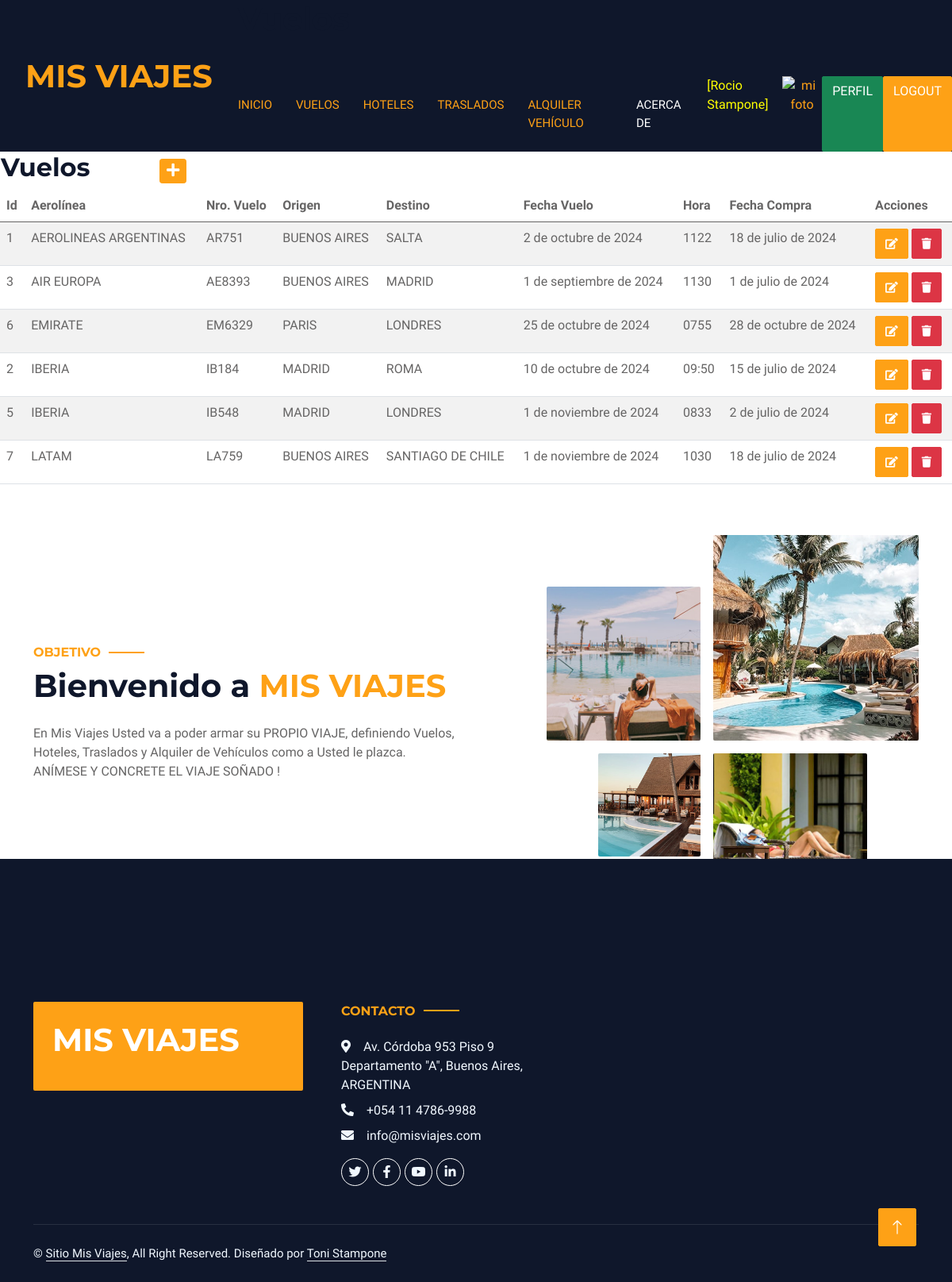
The page /vuelos/ (signed in) on the database its author committed.
### misrubros/models.py (models this page shows, shortened)
class Vuelo(models.Model):
    nombre       = models.CharField(max_length=50)
    numero       = models.CharField(max_length=10)
    origen       = models.CharField(max_length=50)
    destino      = models.CharField(max_length=50)
    fecha        = models.DateField()
    hora         = models.CharField(max_length=4)
    fecha_compra = models.DateField()
    class Meta:
        ordering = ["nombre"]

### misrubros/views.py (the view)
# urls.py: path('vuelos/', vuelos, name="vuelos"),
@login_required
def vuelos(request):
    contexto = {"vuelos": Vuelo.objects.all()}
    return render(request, "misrubros/vuelos.html", contexto)

### misrubros/templates/misrubros/vuelos.html
{% extends "misrubros/index.html" %}
{% block titulo %}
<h1 class="mb-5">Vuelos</h1>
{% endblock titulo %}
{% block contenido %}
<table>
    <tr>
        <td width="200"><h2>Vuelos</h2></td>
        <td>
            <a
            href="{% url 'vueloForm' %}"
            class="btn btn-primary btn-sm"
            ><i class="fa fa-plus fa-lg" title="Crear"> </i>
            </a>
        </td>
    </tr>
</table>
<table class="table table-striped">
    <thead>
        <tr>
            <th>Id</th>
            <th>Aerolínea</th>
            <th>Nro. Vuelo</th>
            <th>Origen</th>
            <th>Destino</th>
            <th>Fecha Vuelo</th>
            <th>Hora</th>
            <th>Fecha Compra</th>
            <th>Acciones</th>
        </tr>
    </thead>
    <tbody>
    {% for c in vuelos  %}
        <tr>
            <td>{{ c.id }}</td>
            <td>{{ c.nombre }}</td>
            <td>{{ c.numero }}</td>
            <td>{{ c.origen }}</td>
            <td>{{ c.destino }}</td>
            <td>{{ c.fecha }}</td>
            <td>{{ c.hora }}</td>
            <td>{{ c.fecha_compra }}</td>
            <td>
                <a
                  href="{% url 'vueloUpdate' c.id %}"
                  class="btn btn-primary"
                  style="--bs-btn-padding-y: .25rem; --bs-btn-padding-x: .5rem; --bs-btn-font-size: .75rem;"
                  ><i class="fa fa-edit fa-sm" title="Edit Record"></i>
                </a>
                <a
                  href="{% url 'vueloDelete' c.id %}"
                  class="btn btn-danger"
                  style="--bs-btn-padding-y: .25rem; --bs-btn-padding-x: .5rem; --bs-btn-font-size: .75rem;"
                  ><i class="fa fa-trash fa-sm" title="Delete Record"></i>
                </a>
            </td>
        </tr>
    {% endfor %}
    </tbody>
</table>
{% endblock contenido %}

### misrubros/templates/misrubros/index.html (shortened to what this page needs)
<!DOCTYPE html>
<html lang="en">
<head>
    {% load static %}
    <link href="https://cdnjs.cloudflare.com/ajax/libs/font-awesome/5.10.0/css/all.min.css" rel="stylesheet">
    <link href="https://cdn.jsdelivr.net/npm/bootstrap-icons@1.4.1/font/bootstrap-icons.css" rel="stylesheet">
    <link href="{% static 'lib/animate/animate.min.css' %}" rel="stylesheet">
    <link href="{% static 'lib/owlcarousel/assets/owl.carousel.min.css' %}" rel="stylesheet">
    <link href="{% static 'lib/tempusdominus/css/tempusdominus-bootstrap-4.min.css' %}" rel="stylesheet" />
    <link href="{% static 'css/bootstrap.min.css' %}" rel="stylesheet">
    <link href="{% static 'css/style.css' %}" rel="stylesheet">
</head>
<body>
    <div class="container-xxl bg-white p-0">
        <div class="container-fluid bg-dark px-0">
            <div class="row gx-0">
                <div class="col-lg-3 bg-dark d-none d-lg-block">
                    <a href="index.html" class="navbar-brand w-100 h-100 m-0 p-0 d-flex align-items-center justify-content-center">
                        <h1 class="m-0 text-primary text-uppercase">Mis Viajes</h1>
                    </a>
                </div>
                <div class="col-lg-9">
                    <header id = "masthead">
                        <div class = "container">
                        {% block titulo %}
                        {% endblock titulo %}
                    <nav class="navbar navbar-expand-lg bg-dark navbar-dark p-3 p-lg-0">
                        <div class="collapse navbar-collapse justify-content-between" id="navbarCollapse">
                            <div class="navbar-nav mr-auto py-0">
                                <a href="{% url 'comenzar' %}" class="nav-item nav-link active">Inicio</a>
                        {% if user.is_authenticated %}
                                <a href="{% url 'vuelos' %}" class="nav-item nav-link active">Vuelos</a>
                                <a href="{% url 'hoteles' %}" class="nav-item nav-link active">Hoteles</a>
                                <a href="{% url 'traslados' %}" class="nav-item nav-link active">Traslados</a>
                                <a href="{% url 'alquilerautos' %}" class="nav-item nav-link active">Alquiler Vehículo</a>
                                <a href="{% url 'acerca' %}" class="nav-item nav-link">Acerca de</a>
                                <p style="color:yellow"> [{{user.first_name}} {{user.last_name}}]</p>
                                <div class="text-center">
                                    <a href="{% url 'agregar_avatar' %}"><img src="{{ request.session.avatar }}" height="40px" weight="40px" alt="mi foto"></a>
                                </div>
                                <a class="btn btn-success" href="{% url 'perfil' %}">Perfil</a>
                                <a class="btn btn-primary" href="{% url 'logout' %}">Logout</a>
                        {% else %}
                                <a class="btn btn-primary" href="{% url 'login' %}">Login</a>
                                <a class="btn btn-success" href="{% url 'registro' %}">Registrate</a>
                        {% endif %}
                            </div>
                        </div>
                    </nav>
                    </header>
                </div>
            </div>
        </div>
        {% block contenido %}
        {% endblock contenido %}
        <div class="container-xxl py-5">
            <div class="container">
                <div class="row g-5 align-items-center">
                    <div class="col-lg-6">
                        <h6 class="section-title text-start text-primary text-uppercase">Objetivo</h6>
                        <h1 class="mb-4">Bienvenido a <span class="text-primary text-uppercase">Mis Viajes</span></h1>
                        <p class="mb-4">En Mis Viajes Usted va a poder armar su PROPIO VIAJE, definiendo Vuelos, Hoteles, Traslados y Alquiler de Vehículos como a Usted le plazca. ANÍMESE Y CONCRETE EL VIAJE SOÑADO !</p>
                    </div>
                    <div class="col-lg-6">
                        <div class="row g-3">
                            <div class="col-6 text-end">
                                <img class="img-fluid rounded w-75 wow zoomIn" data-wow-delay="0.1s" src="{% static 'img/about-1.jpg' %}" style="margin-top: 25%;">
                            </div>
                            <div class="col-6 text-start">
                                <img class="img-fluid rounded w-100 wow zoomIn" data-wow-delay="0.3s" src="{% static 'img/about-2.jpg' %}">
                            </div>
                            <div class="col-6 text-end">
                                <img class="img-fluid rounded w-50 wow zoomIn" data-wow-delay="0.5s" src="{% static 'img/about-3.jpg' %}">
                            </div>
                            <div class="col-6 text-start">
                                <img class="img-fluid rounded w-75 wow zoomIn" data-wow-delay="0.7s" src="{% static 'img/about-4.jpg' %}">
                            </div>
                        </div>
                    </div>
                </div>
            </div>
        </div>
        <div class="container-fluid bg-dark text-light footer wow fadeIn" data-wow-delay="0.1s">
            <div class="container pb-5">
                <div class="row g-5">
                    <div class="col-md-6 col-lg-4">
                        <div class="bg-primary rounded p-4">
                            <a href="index.html"><h1 class="text-white text-uppercase mb-3">Mis Viajes</h1></a>
                        </div>
                    </div>
                    <div class="col-md-6 col-lg-3">
                        <h6 class="section-title text-start text-primary text-uppercase mb-4">Contacto</h6>
                        <p class="mb-2"><i class="fa fa-map-marker-alt me-3"></i>Av. Córdoba 953 Piso 9 Departamento "A", Buenos Aires, ARGENTINA</p>
                        <p class="mb-2"><i class="fa fa-phone-alt me-3"></i>+054 11 4786-9988</p>
                        <p class="mb-2"><i class="fa fa-envelope me-3"></i>info@misviajes.com</p>
                        <div class="d-flex pt-2">
                            <a class="btn btn-outline-light btn-social" href=""><i class="fab fa-twitter"></i></a>
                            <a class="btn btn-outline-light btn-social" href=""><i class="fab fa-facebook-f"></i></a>
                            <a class="btn btn-outline-light btn-social" href=""><i class="fab fa-youtube"></i></a>
                            <a class="btn btn-outline-light btn-social" href=""><i class="fab fa-linkedin-in"></i></a>
                        </div>
                    </div>
                </div>
            </div>
            <div class="container">
                <div class="copyright">
                    <div class="row">
                        <div class="col-md-6 text-center text-md-start mb-3 mb-md-0">
                            &copy; <a class="border-bottom" href="#">Sitio Mis Viajes</a>, All Right Reserved.
							Diseñado por <a class="border-bottom" href="https://htmlcodex.com">Toni Stampone</a>
                        </div>
                    </div>
                </div>
            </div>
        </div>
        <a href="#" class="btn btn-lg btn-primary btn-lg-square back-to-top"><i class="bi bi-arrow-up"></i></a>
    </div>
</body>
</html>

### misrubros/static/css/style.css (style rules this page uses)
:root { --primary: #FEA116; --light: #F1F8FF; --dark: #0F172B; }
.back-to-top { position: fixed; display: none; right: 45px; bottom: 45px; z-index: 99; }
.btn { font-weight: 500; text-transform: uppercase; transition: .5s; }
.btn.btn-primary, .btn.btn-secondary { color: #FFFFFF; }
.btn-lg-square { width: 48px; height: 48px; }
.btn-square, .btn-sm-square, .btn-lg-square { padding: 0; display: flex; align-items: center; justify-content: center; font-weight: normal; border-radius: 2px; }
.navbar-dark .navbar-nav .nav-link { margin-right: 30px; padding: 25px 0; color: #FFFFFF; font-size: 15px; text-transform: uppercase; outline: none; }
.navbar-dark .navbar-nav .nav-link:hover, .navbar-dark .navbar-nav .nav-link.active { color: var(--primary); }
.section-title { position: relative; display: inline-block; }
.section-title::before { position: absolute; content: ""; width: 45px; height: 2px; top: 50%; left: -55px; margin-top: -1px; background: var(--primary); }
.section-title::after { position: absolute; content: ""; width: 45px; height: 2px; top: 50%; right: -55px; margin-top: -1px; background: var(--primary); }
.section-title.text-start::before, .section-title.text-end::after { display: none; }
.footer { position: relative; margin-top: -110px; padding-top: 180px; }
.footer .btn.btn-social { margin-right: 5px; width: 35px; height: 35px; display: flex; align-items: center; justify-content: center; color: var(--light); border: 1px solid #FFFFFF; border-radius: 35px; transition: .3s; }
.footer .copyright { padding: 25px 0; font-size: 15px; border-top: 1px solid rgba(256, 256, 256, .1); }
.footer .copyright a { color: var(--light); }

### rows shown on the page
Vuelo: id "1", nombre "AEROLINEAS ARGENTINAS", numero "AR751", origen "BUENOS AIRES", destino "SALTA", fecha "2 de octubre de 2024", hora "1122", fecha_compra "18 de julio de 2024"
Vuelo: id "3", nombre "AIR EUROPA", numero "AE8393", origen "BUENOS AIRES", destino "MADRID", fecha "1 de septiembre de 2024", hora "1130", fecha_compra "1 de julio de 2024"
Vuelo: id "6", nombre "EMIRATE", numero "EM6329", origen "PARIS", destino "LONDRES", fecha "25 de octubre de 2024", hora "0755", fecha_compra "28 de octubre de 2024"
Vuelo: id "2", nombre "IBERIA", numero "IB184", origen "MADRID", destino "ROMA", fecha "10 de octubre de 2024", hora "09:50", fecha_compra "15 de julio de 2024"
Vuelo: id "5", nombre "IBERIA", numero "IB548", origen "MADRID", destino "LONDRES", fecha "1 de noviembre de 2024", hora "0833", fecha_compra "2 de julio de 2024"
Vuelo: id "7", nombre "LATAM", numero "LA759", origen "BUENOS AIRES", destino "SANTIAGO DE CHILE", fecha "1 de noviembre de 2024", hora "1030", fecha_compra "18 de julio de 2024"

### other values the page prints
{{ user.first_name }} "Rocio"
{{ user.last_name }} "Stampone"
